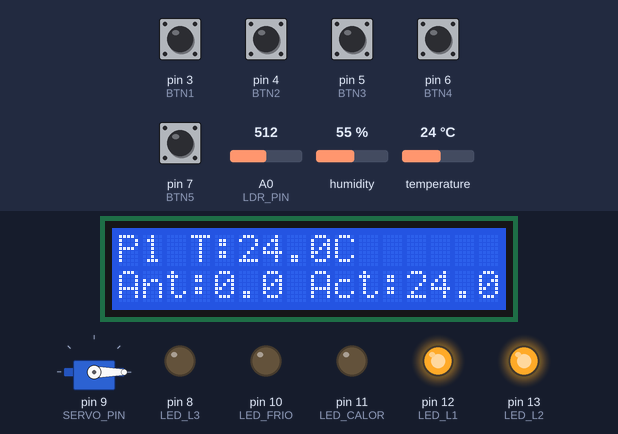
Bench run of a sketch on a simulated Arduino Uno, built with avr-gcc and run on an emulated ATmega328P. On the bench: servo, 16×2 character LCD, output pins drawn as LEDs (lit = HIGH). Inputs (shaded band) come from the test bench; at power-on: pin 3 (BTN1), pin 4 (BTN2), pin 5 (BTN3), pin 6 (BTN4), pin 7 (BTN5) HIGH, temperature 24 °C, A0 (LDR_PIN) = 512, humidity 55 %. What the sketch prints to the serial monitor is not drawn.

Above: at 3.2 s.
3.3 s: pin 4 (BTN2) pulled LOW for 0.15 s
At 4.22 s:
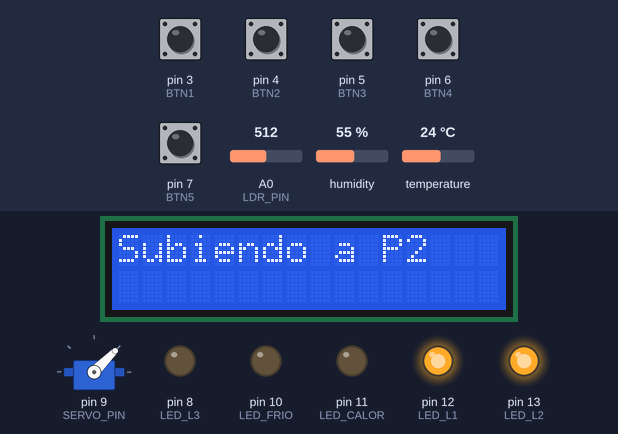
5.1 s: pin 6 (BTN4) pulled LOW for 0.15 s
At 7.1 s:
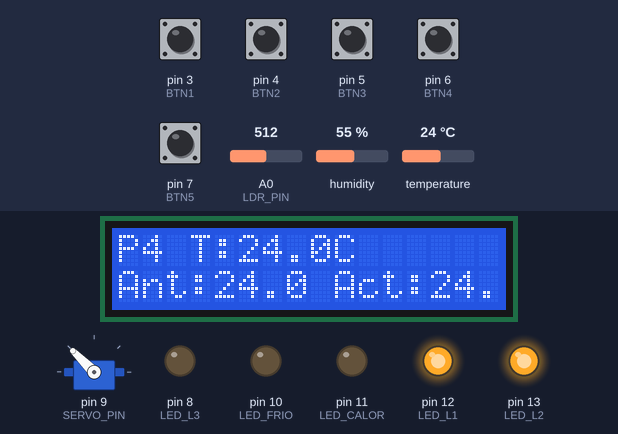
7.2 s: temperature set to 22.4 °C
At 9.4 s:
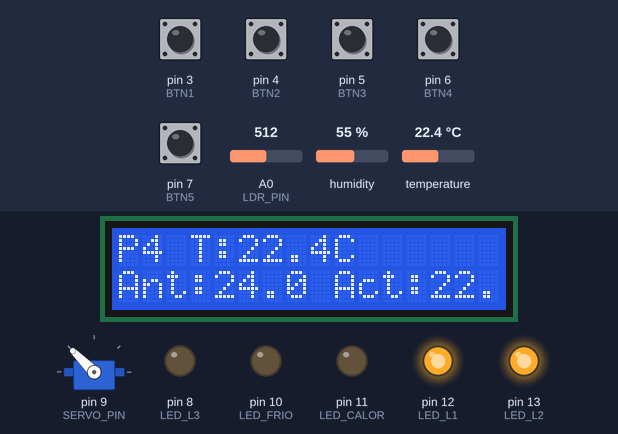
12.5 s: temperature set to 21.5 °C
At 13.9 s:
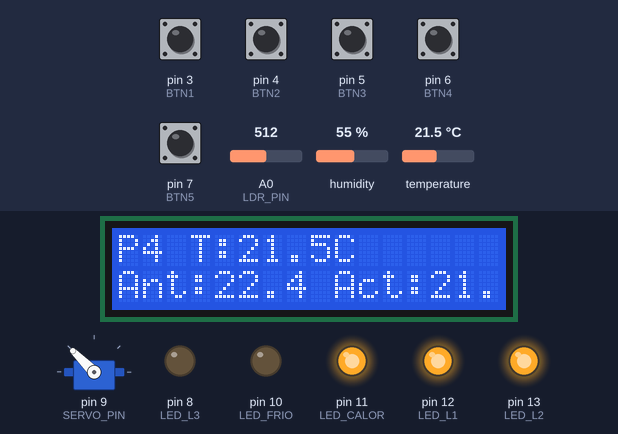
16.6 s: pin 3 (BTN1) pulled LOW for 0.15 s
At 17.4 s:
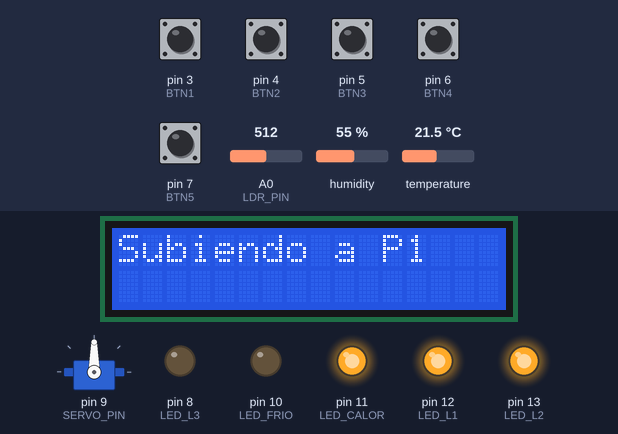
18.4 s: pin 7 (BTN5) pulled LOW for 1 s
At 23.0 s:
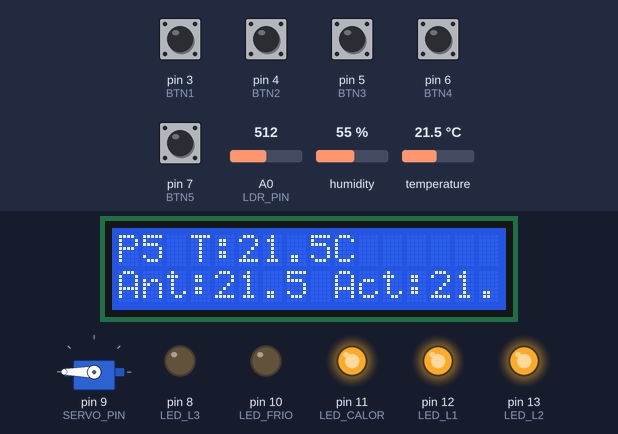
Timing chart, 0 to 23.6 s (numbered marks = the images above; inputs shaded):
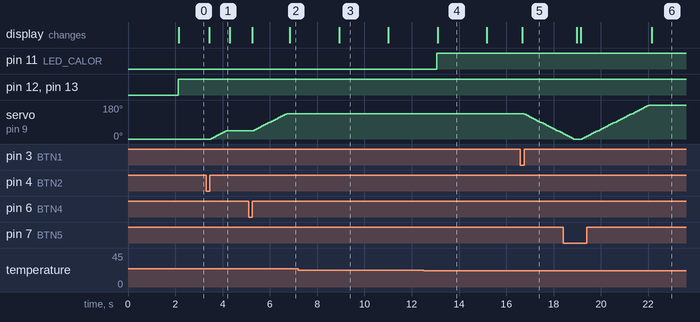

Measured:
- the behaviour switches between 22 and 21.9 °C on temperature (found by bisection; images 3 and 4)
- after the input at 3.3 s, servo on pin 9 (SERVO_PIN): moves from 0° to 45° over 0.64 s, starting after 0.22 s; the display: changes after 0.14 s (image 1)
- after the input at 5.1 s, servo on pin 9 (SERVO_PIN): moves from 45° to 135° over 1.4 s, starting after 0.24 s; the display: first changes after 0.16 s (image 2 shows a later state)
- after the input at 7.2 s, the display: changes after 1.7 s (image 3)
- after the input at 12.5 s, pin 11 (LED_CALOR): LOW → HIGH after 0.56 s; the display: changes after 0.60 s (image 4)
- after the input at 16.6 s, servo on pin 9 (SERVO_PIN): moves from 135° to 30° over 1.6 s, starting after 0.16 s; the display: changes after 0.08 s (image 5)
- after the input at 18.4 s, the display: first differs from a run without the input after 0.74 s (image 6 shows a later state)

The sketch:

Actividad2_Instrumentacion.ino
```cpp
// =====================================================
// ACME S.A. - Actividad 2
// Ascensor inteligente con control de temperatura
// e iluminación
// =====================================================

#include <SimpleDHT.h>
#include <Wire.h>
#include <LiquidCrystal_I2C.h>
#include <Servo.h>

// --- Pines botones de planta ---
#define BTN1 3
#define BTN2 4
#define BTN3 5
#define BTN4 6
#define BTN5 7

// --- Servo ---
#define SERVO_PIN 9

// --- Sensores ---
#define DHT_PIN 2
#define LDR_PIN A0

// --- LEDs temperatura ---
#define LED_FRIO  10
#define LED_CALOR 11

// --- LEDs iluminación (pines digitales) ---
#define LED_L1 12
#define LED_L2 13
#define LED_L3 8

// --- LCD I2C ---
LiquidCrystal_I2C lcd(0x27, 16, 2);

// --- Servo y DHT ---
Servo miServo;
SimpleDHT22 dht22(DHT_PIN);

// --- Variables ascensor ---
int plantaActual  = 1;
int plantaDestino = 1;
int anguloPlanta[6] = {0, 0, 45, 90, 135, 180};

// --- Variables temperatura ---
float tempAnterior = 0;
float tempActual   = 0;
const float TEMP_SP      = 25.0;
const float ZONA_MUERTA  = 3.0;

// --- Temporizadores ---
unsigned long tLectura = 0;
unsigned long tLCD     = 0;

// =====================================================
void setup() {
  Serial.begin(9600);

  pinMode(BTN1, INPUT_PULLUP);
  pinMode(BTN2, INPUT_PULLUP);
  pinMode(BTN3, INPUT_PULLUP);
  pinMode(BTN4, INPUT_PULLUP);
  pinMode(BTN5, INPUT_PULLUP);

  pinMode(LED_FRIO,  OUTPUT);
  pinMode(LED_CALOR, OUTPUT);
  pinMode(LED_L1, OUTPUT);
  pinMode(LED_L2, OUTPUT);
  pinMode(LED_L3, OUTPUT);

  miServo.attach(SERVO_PIN);
  miServo.write(anguloPlanta[1]);

  lcd.init();
  lcd.backlight();
  lcd.setCursor(0, 0);
  lcd.print("Sistema ACME");
  lcd.setCursor(0, 1);
  lcd.print("Iniciando...");
  delay(2000);
  lcd.clear();

  Serial.println("Planta,TempAnt,TempAct,Accion,Lux");
}

// =====================================================
int leerBoton() {
  if (digitalRead(BTN1) == LOW) { delay(50); return 1; }
  if (digitalRead(BTN2) == LOW) { delay(50); return 2; }
  if (digitalRead(BTN3) == LOW) { delay(50); return 3; }
  if (digitalRead(BTN4) == LOW) { delay(50); return 4; }
  if (digitalRead(BTN5) == LOW) { delay(50); return 5; }
  return 0;
}

// =====================================================
void moverAscensor(int destino) {
  int angActual  = anguloPlanta[plantaActual];
  int angDestino = anguloPlanta[destino];

  lcd.clear();
  lcd.setCursor(0, 0);
  lcd.print("Subiendo a P");
  lcd.print(destino);

  if (angActual < angDestino) {
    for (int a = angActual; a <= angDestino; a += 5) {
      miServo.write(a);
      delay(80);
    }
  } else {
    for (int a = angActual; a >= angDestino; a -= 5) {
      miServo.write(a);
      delay(80);
    }
  }

  plantaActual = destino;
  Serial.print("Ascensor en planta "); Serial.println(plantaActual);
}

// =====================================================
String controlTemperatura(float temp) {
  float limMax = TEMP_SP + ZONA_MUERTA;  // 28°C
  float limMin = TEMP_SP - ZONA_MUERTA;  // 22°C
  String accion = "OK";

  if (temp > limMax) {
    digitalWrite(LED_FRIO,  HIGH);
    digitalWrite(LED_CALOR, LOW);
    accion = "ENFRIANDO";
  } else if (temp < limMin) {
    digitalWrite(LED_FRIO,  LOW);
    digitalWrite(LED_CALOR, HIGH);
    accion = "CALENTANDO";
  } else {
    digitalWrite(LED_FRIO,  LOW);
    digitalWrite(LED_CALOR, LOW);
    accion = "OK";
  }
  return accion;
}

// =====================================================
void controlIluminacion() {
  int valorLDR = analogRead(LDR_PIN);

  if (valorLDR > 700) {
    digitalWrite(LED_L1, HIGH);
    digitalWrite(LED_L2, HIGH);
    digitalWrite(LED_L3, HIGH);
  } else if (valorLDR > 400) {
    digitalWrite(LED_L1, HIGH);
    digitalWrite(LED_L2, HIGH);
    digitalWrite(LED_L3, LOW);
  } else if (valorLDR > 200) {
    digitalWrite(LED_L1, HIGH);
    digitalWrite(LED_L2, LOW);
    digitalWrite(LED_L3, LOW);
  } else {
    digitalWrite(LED_L1, LOW);
    digitalWrite(LED_L2, LOW);
    digitalWrite(LED_L3, LOW);
  }
}

// =====================================================
void loop() {

  // 1. Leer botones y mover ascensor
  int boton = leerBoton();
  if (boton != 0 && boton != plantaActual) {
    plantaDestino = boton;
    moverAscensor(plantaDestino);
  }

  // 2. Lectura de sensores cada 2 segundos
  if (millis() - tLectura > 2000) {
    tLectura = millis();

    tempAnterior = tempActual;
    float hum = 0;
    dht22.read2(&tempActual, &hum, NULL);

    String accion = controlTemperatura(tempActual);
    controlIluminacion();
    int lux = analogRead(LDR_PIN);

    Serial.print(plantaActual); Serial.print(",");
    Serial.print(tempAnterior, 1); Serial.print(",");
    Serial.print(tempActual, 1); Serial.print(",");
    Serial.print(accion); Serial.print(",");
    Serial.println(lux);
  }

  // 3. Actualizar LCD cada 1 segundo
  if (millis() - tLCD > 1000) {
    tLCD = millis();

    lcd.clear();
    lcd.setCursor(0, 0);
    lcd.print("P");
    lcd.print(plantaActual);
    lcd.print(" T:");
    lcd.print(tempActual, 1);
    lcd.print("C");

    lcd.setCursor(0, 1);
    lcd.print("Ant:");
    lcd.print(tempAnterior, 1);
    lcd.print(" Act:");
    lcd.print(tempActual, 1);
  }

  delay(100);
}
```
